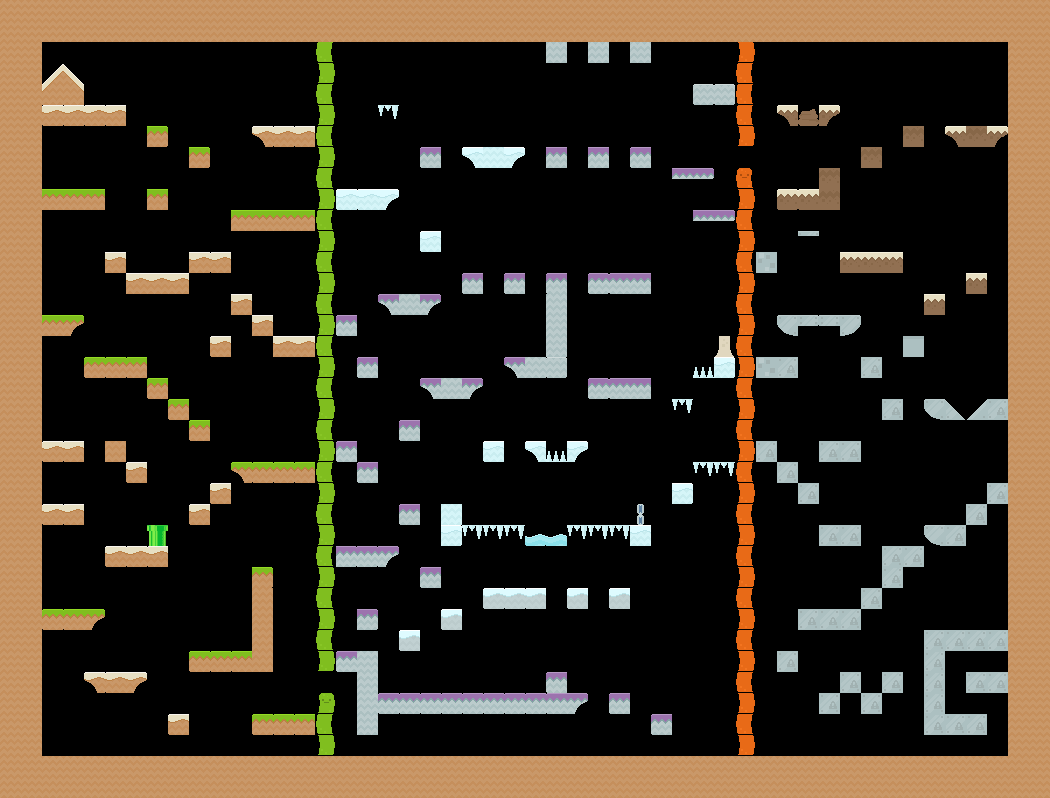

The image is a tile-based game level rendered from a .tmx file. Its description and source (layers, tilesets, objects; grid data summarised) follow:
An orthogonal 50x38 tile map with 21x21 px tiles, 1 tile layer (collision), 2 hidden layers not drawn and 75 objects.

<map version="1.0" tiledversion="1.1.1" orientation="orthogonal" renderorder="right-down" width="50" height="38" tilewidth="21" tileheight="21" infinite="0" nextobjectid="86">
 <tileset firstgid="1" name="spritesheet" tilewidth="21" tileheight="21" spacing="2" tilecount="900" columns="30">
  <image source="../../mario/images/spritesheet.png" width="692" height="692" />
  <tile id="19">
   <properties>
    <property name="Class" value="Player" />
   </properties>
  </tile>
  <tile id="170">
   <properties>
    <property name="Class" value="Enemy2" />
   </properties>
  </tile>
  <tile id="320">
   <properties>
    <property name="Class" value="Bug" />
   </properties>
  </tile>
  <tile id="354">
   <properties>
    <property name="Class" value="Bee" />
   </properties>
  </tile>
  <tile id="376">
   <properties>
    <property name="Class" value="Gem" />
   </properties>
  </tile>
  <tile id="445">
   <properties>
    <property name="Class" value="Enemy" />
   </properties>
  </tile>
  <tile id="475">
   <properties>
    <property name="Class" value="Enemy3" />
   </properties>
  </tile>
 </tileset>
 <layer name="background" width="50" height="38" visible="0">
  <properties>
   <property name="boundingBox" type="bool" value="true" />
   <property name="type" type="int" value="0" />
  </properties>
  <data>[1900 cells, 1900 non-empty, 3 distinct tile ids]</data>
 </layer>
 <layer name="background2" width="50" height="38" visible="0">
  <properties>
   <property name="boundingBox" type="bool" value="true" />
   <property name="type" type="int" value="0" />
  </properties>
  <data>[1900 cells, 25 non-empty, 14 distinct tile ids]</data>
 </layer>
 <layer name="collision" width="50" height="38">
  <properties>
   <property name="collision" type="bool" value="true" />
  </properties>
  <data>[1900 cells, 644 non-empty, 61 distinct tile ids]</data>
 </layer>
 <objectgroup name="Object Layer 1">
  <object id="1" gid="20" x="84" y="84" width="21" height="21" />
  <object id="2" gid="355" x="272" y="169" width="21" height="21" />
  <object id="3" gid="355" x="253" y="293" width="21" height="21" />
  <object id="4" gid="355" x="124" y="439" width="21" height="21" />
  <object id="5" gid="355" x="62" y="587" width="21" height="21" />
  <object id="8" gid="355" x="105" y="506" width="21" height="21" />
  <object id="9" gid="446" x="188" y="756" width="21" height="21" />
  <object id="10" gid="476" x="104" y="754" width="21" height="21" />
  <object id="11" gid="446" x="251" y="756" width="21" height="21" />
  <object id="15" gid="321" x="504" y="631" width="21" height="21" />
  <object id="16" gid="321" x="439" y="588" width="21" height="21" />
  <object id="17" gid="321" x="441" y="691" width="21" height="21" />
  <object id="18" gid="321" x="357" y="526" width="21" height="21" />
  <object id="19" gid="321" x="630" y="356" width="21" height="21" />
  <object id="20" gid="321" x="545" y="127" width="21" height="21" />
  <object id="21" gid="171" x="147" y="357" width="21" height="21" />
  <object id="22" gid="171" x="271" y="420" width="21" height="21" />
  <object id="23" gid="171" x="189" y="357" width="21" height="21" />
  <object id="24" gid="171" x="63" y="168" width="21" height="21" />
  <object id="25" gid="171" x="126" y="630" width="21" height="21" />
  <object id="26" gid="171" x="462" y="230" width="21" height="21" />
  <object id="27" gid="171" x="504" y="230" width="21" height="21" />
  <object id="28" gid="171" x="588" y="125" width="21" height="21" />
  <object id="29" gid="321" x="630" y="125" width="21" height="21" />
  <object id="30" gid="321" x="376" y="272" width="21" height="21" />
  <object id="31" gid="171" x="482" y="504" width="21" height="21" />
  <object id="32" gid="476" x="609" y="524" width="21" height="21" />
  <object id="33" gid="446" x="543" y="524" width="21" height="21" />
  <object id="34" gid="355" x="841" y="733" width="21" height="21" />
  <object id="35" gid="355" x="881" y="715" width="21" height="21" />
  <object id="36" gid="446" x="986" y="756" width="21" height="21" />
  <object id="37" gid="476" x="901" y="754" width="21" height="21" />
  <object id="38" gid="476" x="776" y="756" width="21" height="21" />
  <object id="39" gid="321" x="608" y="672" width="21" height="21" />
  <object id="40" gid="321" x="691" y="147" width="21" height="21" />
  <object id="41" gid="355" x="944" y="104" width="21" height="21" />
  <object id="42" gid="171" x="817" y="84" width="21" height="21" />
  <object id="43" gid="377" x="42" y="187" width="21" height="21" />
  <object id="44" gid="377" x="293" y="209" width="21" height="21" />
  <object id="45" gid="377" x="294" y="335" width="21" height="21" />
  <object id="47" gid="377" x="293" y="442" width="21" height="21" />
  <object id="48" gid="377" x="42" y="440" width="21" height="21" />
  <object id="49" gid="377" x="126" y="544" width="21" height="21" />
  <object id="50" gid="377" x="42" y="608" width="21" height="21" />
  <object id="51" gid="377" x="42" y="756" width="21" height="21" />
  <object id="52" gid="377" x="84" y="672" width="21" height="21" />
  <object id="53" gid="377" x="693" y="210" width="21" height="21" />
  <object id="54" gid="377" x="337" y="189" width="21" height="21" />
  <object id="55" gid="377" x="525" y="356" width="21" height="21" />
  <object id="56" gid="377" x="335" y="545" width="21" height="21" />
  <object id="57" gid="377" x="378" y="104" width="21" height="21" />
  <object id="58" gid="377" x="398" y="628" width="21" height="21" />
  <object id="59" gid="377" x="608" y="587" width="21" height="21" />
  <object id="61" gid="377" x="714" y="460" width="21" height="21" />
  <object id="62" gid="377" x="986" y="125" width="21" height="21" />
  <object id="63" gid="377" x="777" y="104" width="21" height="21" />
  <object id="64" gid="377" x="965" y="271" width="21" height="21" />
  <object id="65" gid="377" x="985" y="672" width="21" height="21" />
  <object id="67" gid="377" x="986" y="481" width="21" height="21" />
  <object id="68" gid="377" x="713" y="336" width="21" height="21" />
  <object id="69" gid="321" x="860" y="230" width="21" height="21" />
  <object id="71" gid="321" x="798" y="293" width="21" height="21" />
  <object id="72" gid="171" x="903" y="253" width="21" height="21" />
  <object id="73" gid="171" x="965" y="358" width="21" height="21" />
  <object id="74" gid="171" x="840" y="506" width="21" height="21" />
  <object id="76" gid="355" x="946" y="503" width="21" height="21" />
  <object id="77" gid="355" x="967" y="607" width="21" height="21" />
  <object id="78" gid="321" x="944" y="608" width="21" height="21" />
  <object id="79" gid="321" x="797" y="587" width="21" height="21" />
  <object id="80" gid="321" x="776" y="441" width="21" height="21" />
  <object id="81" gid="377" x="755" y="440" width="21" height="21" />
  <object id="82" gid="377" x="987" y="630" width="21" height="21" />
  <object id="83" gid="377" x="861" y="692" width="21" height="21" />
  <object id="84" gid="377" x="880" y="398" width="21" height="21" />
  <object id="85" gid="377" x="776" y="654" width="21" height="21" />
 </objectgroup>
</map>
